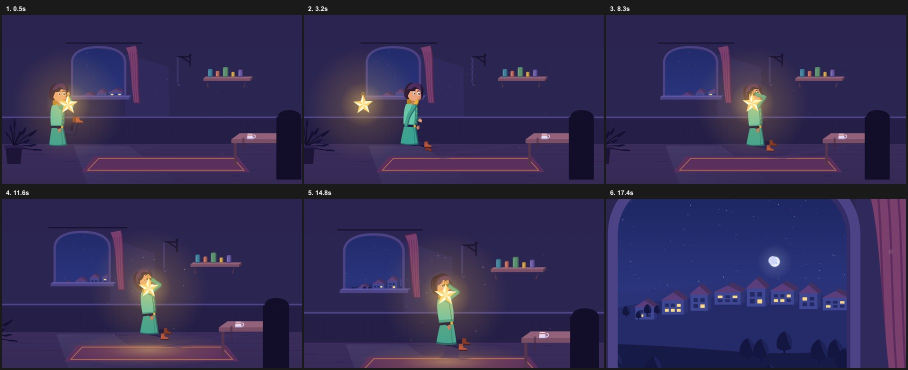
#> input picture films/_foundation_test/qa/snap1/contact-sheet.jpg, 1816 x 740 px (shown at 1/2 size)
$ python e01_mia_head_v6_prepare.py ../../films/_foundation_test/qa/snap1/contact-sheet.jpg 1.0 ../../films/_foundation_test/qa/snap1/contact-sheet.jpg ../../films/_foundation_test/qa/snap1/contact-sheet.jpg
#> lines starting #> are read from the running program, lines starting #| are printed output that depends on the picture; after the words box and inside, x2 and y2 are one past the last pixel; in counts of white or black regions, pixels touching at a corner belong together
# E01 — MIA.H.to_regular (V6 return round01): build the SELECTION mask that removes the shirt collar the request excluded, keeping every
# head/neck/hair pixel exactly. The collar is the teal garment colour family (measured: (0,80,80)/(0,80,96)/(0,64,80)/(0,64,64) ±) below the
# measured chin; its anti-aliased boundary ring (≤2 px, pixels that are neither skin nor hair) goes with it. Nothing is painted: the engine's
# mask_bitmap op (art_prepare.mjs) applies it, re-executably.
#   python -I tools/tbo/e01_mia_head_v6_prepare.py <round01.png> <chin_y> <mask_out.png> <report.json>
import sys, json
from PIL import Image
import numpy as np
src, chin_y, out, rep = sys.argv[1], int(float(sys.argv[2])), sys.argv[3], sys.argv[4]
a = np.asarray(Image.open(src).convert("RGBA")).astype(np.int32); H, W = a.shape[:2]; r, g, b, al = a[..., 0], a[..., 1], a[..., 2], a[..., 3]
#> after `H, W = a.shape[:2]`: H = 740; W = 1816
#> after `r, g, b, al = (a[..., 0], a[..., 1], a[..., 2], a[..., 3])`:
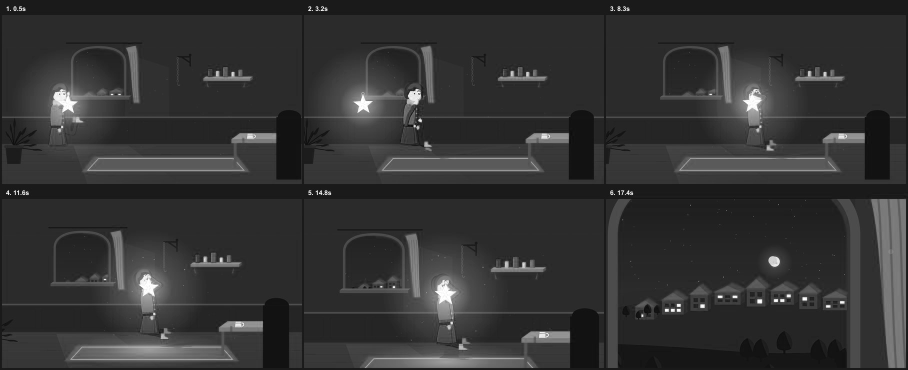
#> r: shape (740, 1816) int32 (shown at 1/2 size); min 0, max 255, mean 51.3
#> after `r, g, b, al = (a[..., 0], a[..., 1], a[..., 2], a[..., 3])`:
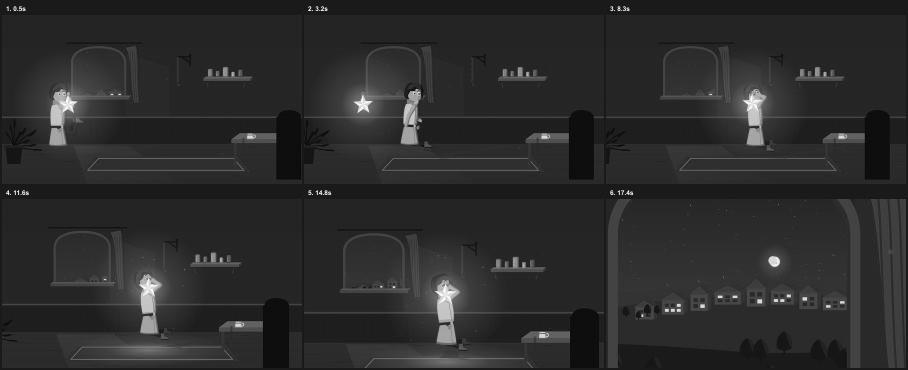
#> g: shape (740, 1816) int32 (shown at 1/2 size); min 0, max 255, mean 43.6
#> after `r, g, b, al = (a[..., 0], a[..., 1], a[..., 2], a[..., 3])`:
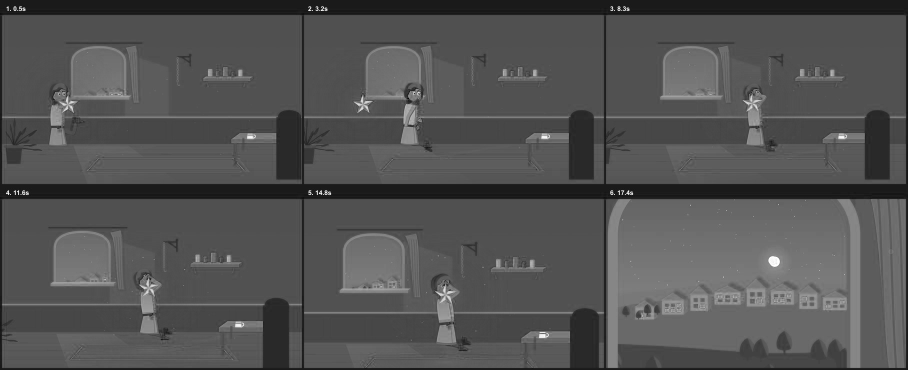
#> b: shape (740, 1816) int32 (shown at 1/2 size); min 0, max 255, mean 82.4
#> after `r, g, b, al = (a[..., 0], a[..., 1], a[..., 2], a[..., 3])`: al: shape (740, 1816) int32; every value is 255
teal = (g > r + 30) & (b > r + 30) & (r < 110) & (al > 0)
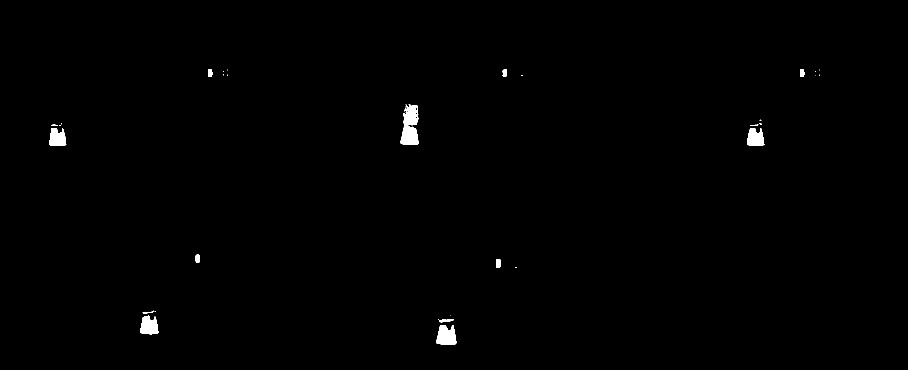
#> teal: shape (740, 1816) bool (shown at 1/2 size); 0.55% white; 35 white regions (21 under 20 px), largest, box (x1, y1, x2, y2) and area: (801, 209, 838, 290) 2075, (873, 650, 913, 690) 1271, (280, 631, 317, 669) 1062
SKIN = [(252, 140, 53), (206, 84, 31), (212, 89, 42), (250, 129, 45)]; HAIR = [(90, 6, 83), (48, 0, 48), (120, 20, 110)]
near = lambda pal, t: np.min(np.stack([np.abs(a[..., :3] - np.array(p)).max(axis=2) for p in pal]), axis=0) <= t
keep_colour = near(SKIN, 34) | near(HAIR, 34)
below = np.zeros((H, W), bool); below[chin_y:, :] = True
collar = teal & below
ring = collar.copy()
for _ in range(2):  # anti-aliased boundary: grow into pixels that are not skin/hair colour (transparent-edge and teal-orange blends)
    g2 = ring.copy(); g2[1:, :] |= ring[:-1, :]; g2[:-1, :] |= ring[1:, :]; g2[:, 1:] |= ring[:, :-1]; g2[:, :-1] |= ring[:, 1:]
    ring = g2 & below & ~keep_colour & (al > 0)
#> this loop made 2 passes
#> pass 1, `ring = g2 & below & ~keep_colour & (al > 0)`:
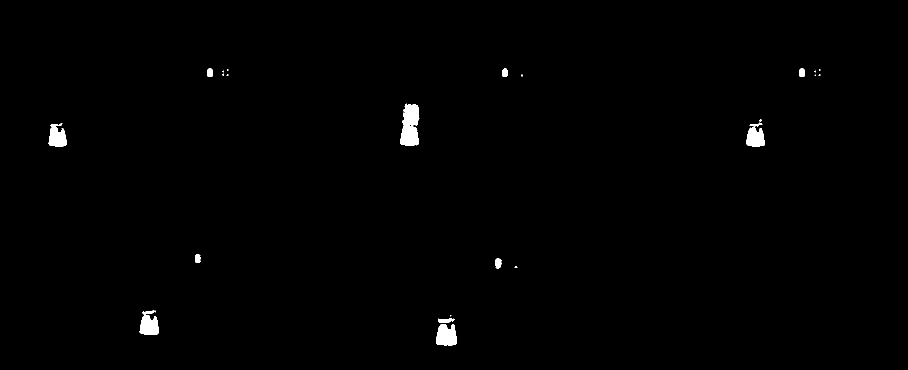
#> ring: shape (740, 1816) bool (shown at 1/2 size); 0.65% white; 26 white regions (12 under 20 px), largest, box (x1, y1, x2, y2) and area: (800, 207, 839, 291) 2435, (872, 649, 914, 691) 1417, (279, 630, 318, 670) 1198
#> pass 2, `ring = g2 & below & ~keep_colour & (al > 0)`:
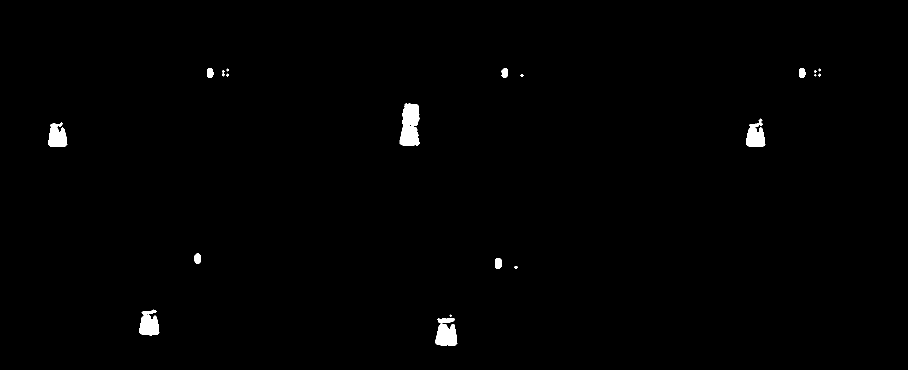
#> ring: shape (740, 1816) bool (shown at 1/2 size); 0.75% white; 21 white regions (5 under 20 px), largest, box (x1, y1, x2, y2) and area: (799, 206, 840, 292) 2647, (871, 648, 915, 692) 1558, (278, 619, 319, 671) 1508
#> after the loop: g2: shape (740, 1816) bool; 0.76% white; 21 white regions (5 under 20 px), largest, box (x1, y1, x2, y2) and area: (799, 206, 840, 292) 2703, (871, 648, 915, 692) 1573, (278, 619, 319, 671) 1514
remove = collar | ring
keep = (~remove).astype(np.uint8) * 255
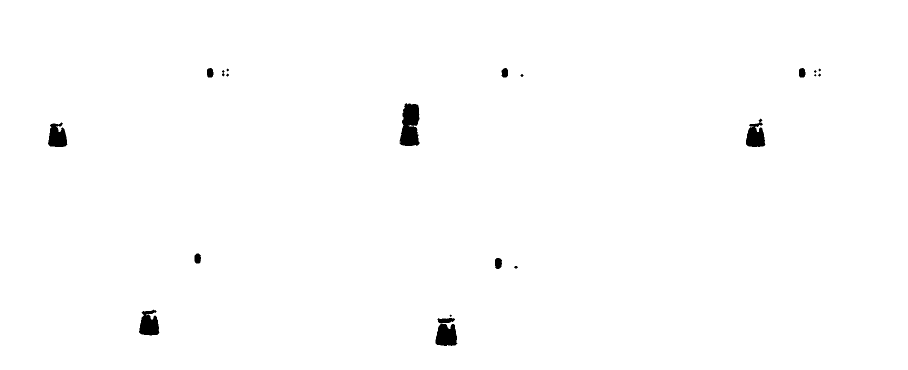
#> keep: shape (740, 1816) (shown at 1/2 size); 99.2% white; 21 black regions (5 under 20 px), largest, box (x1, y1, x2, y2) and area: (799, 206, 840, 292) 2647, (871, 648, 915, 692) 1558, (278, 619, 319, 671) 1508
Image.fromarray(np.dstack([keep, keep, keep, np.full_like(keep, 255)]), "RGBA").save(out)
ys, xs = np.nonzero(remove)
#> ys = 10117 values from 136 to 691; xs = 10117 values, max 1641 at index 115, min 96 at index 5406, mean 767.3
json.dump({ "removed_px": int(remove.sum()), "collar_core_px": int(collar.sum()), "boundary_ring_px": int((ring & ~collar).sum()), "removed_bbox": [int(xs.min()), int(ys.min()), int(xs.max()), int(ys.max())] if len(xs) else None,
  "skin_pixels_removed": int((remove & near(SKIN, 34)).sum()), "chin_y": chin_y }, open(rep, "w"), indent=1)
print(open(rep).read())
